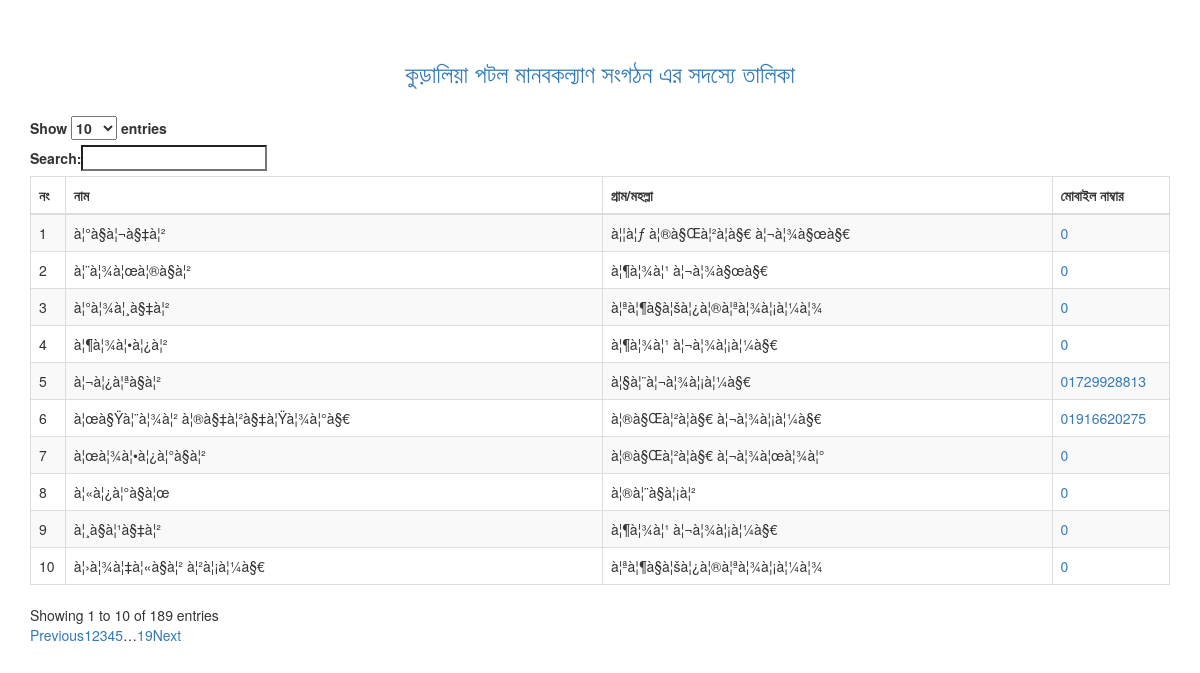
The app's page /view_man.php with its own data.
### tables this page shows
CREATE TABLE `students` (
  `id` int(255) NOT NULL,
  `name_m` varchar(191) NOT NULL,
  `email` varchar(191) NOT NULL,
  `phone` varchar(191) NOT NULL
);

### view_man.php (the view, shortened to what this page needs)
<!DOCTYPE html>
<html>
     <head>
          <link rel="stylesheet" href="https://maxcdn.bootstrapcdn.com/bootstrap/3.3.6/css/bootstrap.min.css" />
          <link rel="stylesheet" href="https://cdn.datatables.net/1.10.12/css/dataTables.bootstrap.min.css" />
     </head>
     <body>
          <br /><br />
          <div class="container">
          <h3 class="link"  align="center"><a class="link" href="index.php">কুড়ালিয়া পটল মানবকল্যাণ সংগঠন এর সদস্যে তালিকা</a></h3>
               <br />
               <div class="table-responsive">
                    <table id="employee_data" class="table table-striped table-bordered">
                    <thead>
                           <tr>
                               <th>নং</th>
                               <th>নাম</th>
                               <th>গ্রাম/মহল্লা</th>
                               <th>মোবাইল নাম্বার</th>
                           </tr>
                       </thead>
                       <tbody>
                           <?php
                           require("admin/dbcon.php");
                           $query = "SELECT * FROM students ORDER BY id DESC";
                           $query_run = mysqli_query($con, $query);
                           if(mysqli_num_rows($query_run) > 0)
                           {
                               foreach($query_run as $key=>$row)
                               {
                                   ?>
                                   <tr>
                                       <td><?= ++$key ?></td>
                                       <td><?= $row['name_m'] ?></td>
                                       <td><?= $row['email'] ?></td>
                                       <td><a href="tel:+88<?= $student['phone'] ?>"><?= $row['phone'] ?></a></td>
                                   </tr>
                                   <?php
                               }
                           }
                           ?>
                       </tbody>
                    </table>
               </div>
          </div>
     </body>
</html>

### view_man.php (style rules this page uses)
.link a { text-decoration:none; }

### records on screen
students: name_m "à¦°à§à¦¬à§‡à¦²", email "à¦¦à¦ƒ à¦®à§Œà¦²à¦­à§€ à¦¬à¦¾à§œà§€", phone "0"
students: name_m "à¦¨à¦¾à¦œà¦®à§à¦²", email "à¦¶à¦¾à¦¹ à¦¬à¦¾à§œà§€", phone "0"
students: name_m "à¦°à¦¾à¦¸à§‡à¦²", email "à¦ªà¦¶à§à¦šà¦¿à¦®à¦ªà¦¾à¦¡à¦¼à¦¾", phone "0"
students: name_m "à¦¶à¦¾à¦•à¦¿à¦²", email "à¦¶à¦¾à¦¹ à¦¬à¦¾à¦¡à¦¼à§€", phone "0"
students: name_m "à¦¬à¦¿à¦ªà§à¦²", email "à¦§à¦¨à¦¬à¦¾à¦¡à¦¼à§€", phone "01729928813"
students: name_m "à¦œà§Ÿà¦¨à¦¾à¦² à¦®à§‡à¦²à§‡à¦Ÿà¦¾à¦°à§€", email "à¦®à§Œà¦²à¦­à§€ à¦¬à¦¾à¦¡à¦¼à§€", phone "01916620275"
students: name_m "à¦œà¦¾à¦•à¦¿à¦°à§à¦²", email "à¦®à§Œà¦²à¦­à§€ à¦¬à¦¾à¦œà¦¾à¦°", phone "0"
students: name_m "à¦«à¦¿à¦°à§à¦œ", email "à¦®à¦¨à§à¦¡à¦²", phone "0"
students: name_m "à¦¸à§à¦¹à§‡à¦²", email "à¦¶à¦¾à¦¹ à¦¬à¦¾à¦¡à¦¼à§€", phone "0"
students: name_m "à¦›à¦¾à¦‡à¦«à§à¦² à¦²à¦¡à¦¼à§€", email "à¦ªà¦¶à§à¦šà¦¿à¦®à¦ªà¦¾à¦¡à¦¼à¦¾", phone "0"
